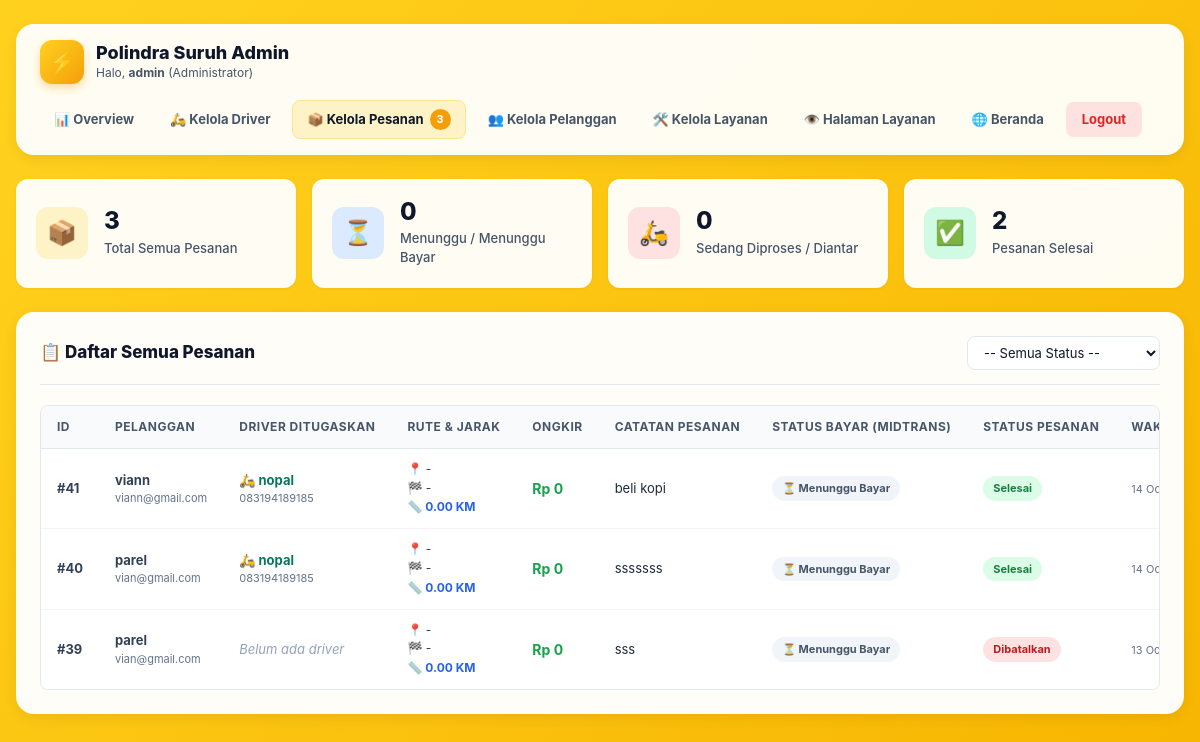
Screenshot of /admin/pesanan.php (signed in) with the database file from the repository.
### tables this page shows
CREATE TABLE `pesanan` (
  `id` int NOT NULL,
  `user_id` int NOT NULL,
  `layanan` varchar(100) NOT NULL,
  `alamat` text NOT NULL,
  `origin_location` text,
  `origin_lat` decimal(10,8) DEFAULT NULL,
  `origin_lng` decimal(11,8) DEFAULT NULL,
  `destination_location` text,
  `destination_lat` decimal(10,8) DEFAULT NULL,
  `destination_lng` decimal(11,8) DEFAULT NULL,
  `distance_km` decimal(5,2) DEFAULT '0.00',
  `total_harga` decimal(10,2) DEFAULT '0.00',
  `snap_token` varchar(255) DEFAULT NULL,
  `payment_status` enum('pending','paid','failed','cod') NOT NULL DEFAULT 'pending',
  `catatan` text,
  `metode_bayar` enum('qris','cash') NOT NULL DEFAULT 'qris',
  `bukti_bayar` varchar(255) DEFAULT NULL,
  `qris_diverifikasi` tinyint(1) NOT NULL DEFAULT '0',
  `alasan_tolak_bayar` varchar(255) DEFAULT NULL,
  `waktu_bayar` datetime DEFAULT NULL,
  `status` enum('Menunggu','Menunggu Driver','Menunggu Persetujuan Driver','Menunggu Pembayaran','Diproses','Dalam Perjalanan','Selesai','Dibatalkan') NOT NULL DEFAULT 'Menunggu Driver',
  `created_at` timestamp NULL DEFAULT CURRENT_TIMESTAMP,
  `driver_id` int DEFAULT NULL
);

CREATE TABLE `users` (
  `id` int NOT NULL,
  `nama` varchar(100) NOT NULL,
  `username` varchar(50) NOT NULL,
  `email` varchar(100) NOT NULL,
  `password` varchar(255) NOT NULL,
  `role` enum('user','driver','admin') NOT NULL DEFAULT 'user',
  `created_at` timestamp NULL DEFAULT CURRENT_TIMESTAMP,
  `status_aktif` tinyint(1) NOT NULL DEFAULT '0'
);

CREATE TABLE `drivers` (
  `id` int NOT NULL,
  `user_id` int NOT NULL,
  `nama_driver` varchar(100) NOT NULL,
  `no_hp` varchar(20) DEFAULT NULL,
  `foto_qris` varchar(255) DEFAULT NULL,
  `status_aktif` tinyint(1) NOT NULL DEFAULT '0',
  `created_at` timestamp NULL DEFAULT CURRENT_TIMESTAMP
);

### admin/pesanan.php (the view, shortened to what this page needs)
<?php
require_once "../koneksi.php";
$activeAdminPage = "pesanan";
$sql = "
    SELECT
        p.*,
        u.nama AS nama_pelanggan,
        u.email AS email_pelanggan,
        ud.nama AS nama_driver,
        d.no_hp AS no_hp_driver
    FROM pesanan p
    INNER JOIN users u ON p.user_id = u.id
    LEFT JOIN users ud ON p.driver_id = ud.id
    LEFT JOIN drivers d ON d.user_id = ud.id
";
$params = [];
$sql .= " ORDER BY p.id DESC";
$stmtPesanan = $pdo->prepare($sql);
$stmtPesanan->execute($params);
$pesanan = $stmtPesanan->fetchAll(PDO::FETCH_ASSOC);
$totalPesananAll = $pdo->query("SELECT COUNT(*) FROM pesanan")->fetchColumn();
$totalMenunggu = $pdo->query("SELECT COUNT(*) FROM pesanan WHERE status IN ('Menunggu', 'Menunggu Driver', 'Menunggu Persetujuan Driver', 'Menunggu Pembayaran')")->fetchColumn();
$totalProses = $pdo->query("SELECT COUNT(*) FROM pesanan WHERE status IN ('Diproses', 'Dalam Perjalanan')")->fetchColumn();
$totalSelesai = $pdo->query("SELECT COUNT(*) FROM pesanan WHERE status = 'Selesai'")->fetchColumn();
?>
<!DOCTYPE html>
<html lang="id">
<head>
    <link rel="stylesheet" href="../assets/css/dashboard.css">
</head>
<body>
<div class="dashboard-container">
    <?php include '../includes/admin_navbar.php'; ?>
    <div class="stats-grid">
        <div class="stat-card">
            <div class="stat-icon primary">📦</div>
            <div class="stat-info">
                <div class="stat-val"><?= $totalPesananAll ?></div>
                <div class="stat-label">Total Semua Pesanan</div>
            </div>
        </div>
        <div class="stat-card">
            <div class="stat-icon info">⏳</div>
            <div class="stat-info">
                <div class="stat-val"><?= $totalMenunggu ?></div>
                <div class="stat-label">Menunggu / Menunggu Bayar</div>
            </div>
        </div>
        <div class="stat-card">
            <div class="stat-icon danger">🛵</div>
            <div class="stat-info">
                <div class="stat-val"><?= $totalProses ?></div>
                <div class="stat-label">Sedang Diproses / Diantar</div>
            </div>
        </div>
        <div class="stat-card">
            <div class="stat-icon success">✅</div>
            <div class="stat-info">
                <div class="stat-val"><?= $totalSelesai ?></div>
                <div class="stat-label">Pesanan Selesai</div>
            </div>
        </div>
    </div>
    <div class="dash-card">
        <div class="dash-card-header">
            <div class="dash-card-title">
                <span>📋 Daftar Semua Pesanan</span>
            </div>
            <div class="dash-card-actions">
                <form method="GET" action="pesanan.php" style="display: flex; gap: 8px;">
                    <select name="status" class="form-control" style="padding: 7px 12px; font-size: 13px;" onchange="this.form.submit()">
                        <option value="">-- Semua Status --</option>
                    </select>
                </form>
            </div>
        </div>
        <?php if (empty($pesanan)): ?>
            <p style="text-align: center; color: #64748b; padding: 30px;">Tidak ada pesanan yang sesuai filter.</p>
        <?php else: ?>
            <div class="table-responsive">
                <table class="dash-table">
                    <thead>
                        <tr>
                            <th>ID</th>
                            <th>Pelanggan</th>
                            <th>Driver Ditugaskan</th>
                            <th>Rute & Jarak</th>
                            <th>Ongkir</th>
                            <th>Catatan Pesanan</th>
                            <th>Status Bayar (Midtrans)</th>
                            <th>Status Pesanan</th>
                            <th>Waktu</th>
                        </tr>
                    </thead>
                    <tbody>
                        <?php foreach ($pesanan as $p): ?>
                            <?php
                                $st = $p["status"];
                                $payStat = $p["payment_status"] ?? "pending";
                                $pillClass = 'menunggu';
                                if ($st === 'Menunggu Pembayaran') $pillClass = 'bayar';
                                elseif ($st === 'Diproses') $pillClass = 'proses';
                                elseif ($st === 'Dalam Perjalanan') $pillClass = 'antar';
                                elseif ($st === 'Selesai') $pillClass = 'selesai';
                                elseif ($st === 'Dibatalkan') $pillClass = 'batal';
                            ?>
                            <tr>
                                <td><strong>#<?= (int) $p["id"] ?></strong></td>
                                <td>
                                    <strong><?= htmlspecialchars($p["nama_pelanggan"]) ?></strong>
                                    <div style="font-size: 11px; color: #64748b;"><?= htmlspecialchars($p["email_pelanggan"]) ?></div>
                                </td>
                                <td>
                                    <?php if (!empty($p["nama_driver"])): ?>
                                        <div style="color: #047857; font-weight: 700;">🛵 <?= htmlspecialchars($p["nama_driver"]) ?></div>
                                        <?php if (!empty($p["no_hp_driver"])): ?>
                                            <div style="font-size: 11px; color: #64748b;"><?= htmlspecialchars($p["no_hp_driver"]) ?></div>
                                        <?php endif; ?>
                                    <?php else: ?>
                                        <span style="color: #94a3b8; font-style: italic;">Belum ada driver</span>
                                    <?php endif; ?>
                                </td>
                                <td>
                                    <div style="font-size: 12px; line-height: 1.4;">
                                        <div>📍 <?= htmlspecialchars(mb_strimwidth($p["origin_location"] ?: ($p["alamat"] ?: "-"), 0, 28, "...")) ?></div>
                                        <div style="margin-top: 2px;">🏁 <?= htmlspecialchars(mb_strimwidth($p["destination_location"] ?: ($p["alamat"] ?: "-"), 0, 28, "...")) ?></div>
                                        <div style="margin-top: 3px; font-weight: 700; color: #2563eb;">
                                            📏 <?= number_format((float)($p["distance_km"] ?? 0), 2) ?> KM
                                        </div>
                                    </div>
                                </td>
                                <td>
                                    <strong style="color: #16a34a; font-size: 14px;">
                                        Rp <?= number_format((int)($p["total_harga"] ?? 0), 0, ',', '.') ?>
                                    </strong>
                                </td>
                                <td>
                                    <div style="font-size: 13px; color: #1e293b; max-width: 180px; overflow: hidden; text-overflow: ellipsis;" title="<?= htmlspecialchars($p["catatan"] ?? '') ?>">
                                        <?= htmlspecialchars(mb_strimwidth($p["catatan"] ?? "-", 0, 50, "...")) ?>
                                    </div>
                                </td>
                                <td>
                                    <?php if ($payStat === 'paid'): ?>
                                        <span class="status-pill aktif" title="Otomatis via Midtrans Callback">✅ LUNAS</span>
                                    <?php elseif ($payStat === 'cod'): ?>
                                        <span class="status-pill" style="background: #fef9c3; color: #854d0e; border: 1px solid #fde68a;">💵 COD</span>
                                    <?php elseif ($payStat === 'failed'): ?>
                                        <span class="status-pill batal">❌ Gagal</span>
                                    <?php else: ?>
                                        <span class="status-pill nonaktif">⏳ Menunggu Bayar</span>
                                    <?php endif; ?>
                                </td>
                                <td>
                                    <span class="status-pill <?= $pillClass ?>">
                                        <?= htmlspecialchars($st) ?>
                                    </span>
                                </td>
                                <td>
                                    <span style="font-size: 11px; color: #64748b;">
                                        <?= date('d M Y, H:i', strtotime($p["created_at"])) ?>
                                    </span>
                                </td>
                            </tr>
                        <?php endforeach; ?>
                    </tbody>
                </table>
            </div>
        <?php endif; ?>
    </div>
</div>
</body>
</html>

### includes/admin_navbar.php (shortened to what this page needs)
<?php
$_activeAdmin   = $activeAdminPage ?? '';
$_totalPesanan  = $totalPesananAll ?? '';
?>
<header class="admin-navbar">
    <div class="admin-brand">
        <div class="admin-brand-icon">⚡</div>
        <div class="admin-brand-text">
            <h1>Polindra Suruh Admin</h1>
            <p>Halo, <strong><?= htmlspecialchars($_SESSION['nama'] ?? 'Admin') ?></strong> (Administrator)</p>
        </div>
    </div>
    <nav class="admin-nav-menu">
        <a href="index.php"
           class="admin-nav-link <?= $_activeAdmin === 'overview' ? 'active' : '' ?>">
            📊 Overview
        </a>
        <a href="driver.php"
           class="admin-nav-link <?= $_activeAdmin === 'driver' ? 'active' : '' ?>">
            🛵 Kelola Driver
        </a>
        <a href="pesanan.php"
           class="admin-nav-link <?= $_activeAdmin === 'pesanan' ? 'active' : '' ?>">
            📦 Kelola Pesanan
            <?php if ($_totalPesanan !== ''): ?>
                <span class="badge-count"><?= (int) $_totalPesanan ?></span>
            <?php endif; ?>
        </a>
        <a href="user.php"
           class="admin-nav-link <?= $_activeAdmin === 'user' ? 'active' : '' ?>">
            👥 Kelola Pelanggan
        </a>
        <a href="layanan.php"
           class="admin-nav-link <?= $_activeAdmin === 'layanan' ? 'active' : '' ?>">
            🛠️ Kelola Layanan
        </a>
        <a href="../layanan.php" class="admin-nav-link" target="_blank">
            👁️ Halaman Layanan
        </a>
        <a href="../index.php" class="admin-nav-link" target="_blank">
            🌐 Beranda
        </a>
        <a href="../logout.php" class="admin-btn-logout">Logout</a>
    </nav>
</header>

### rows the page displays
pesanan: id "41", user.nama "viann", user.email "viann@gmail.com", driver.nama "nopal", drivers.no_hp "083194189185", alamat "-", distance_km "0.00", total_harga "0", catatan "beli kopi", payment_status "⏳ Menunggu Bayar", status "Selesai", created_at "14…"
pesanan: id "40", user.nama "parel", user.email "vian@gmail.com", driver.nama "nopal", drivers.no_hp "083194189185", alamat "-", distance_km "0.00", total_harga "0", catatan "sssssss", payment_status "⏳ Menunggu Bayar", status "Selesai", created_at "14…"
pesanan: id "39", user.nama "parel", user.email "vian@gmail.com", shows "Belum ada driver", alamat "-", distance_km "0.00", total_harga "0", catatan "sss", payment_status "⏳ Menunggu Bayar", status "Dibatalkan", created_at "13…"

### other values shown
$_SESSION['nama'] "admin"
$_totalPesanan "3"
$totalPesananAll "3"
$totalMenunggu "0"
$totalProses "0"
$totalSelesai "2"
